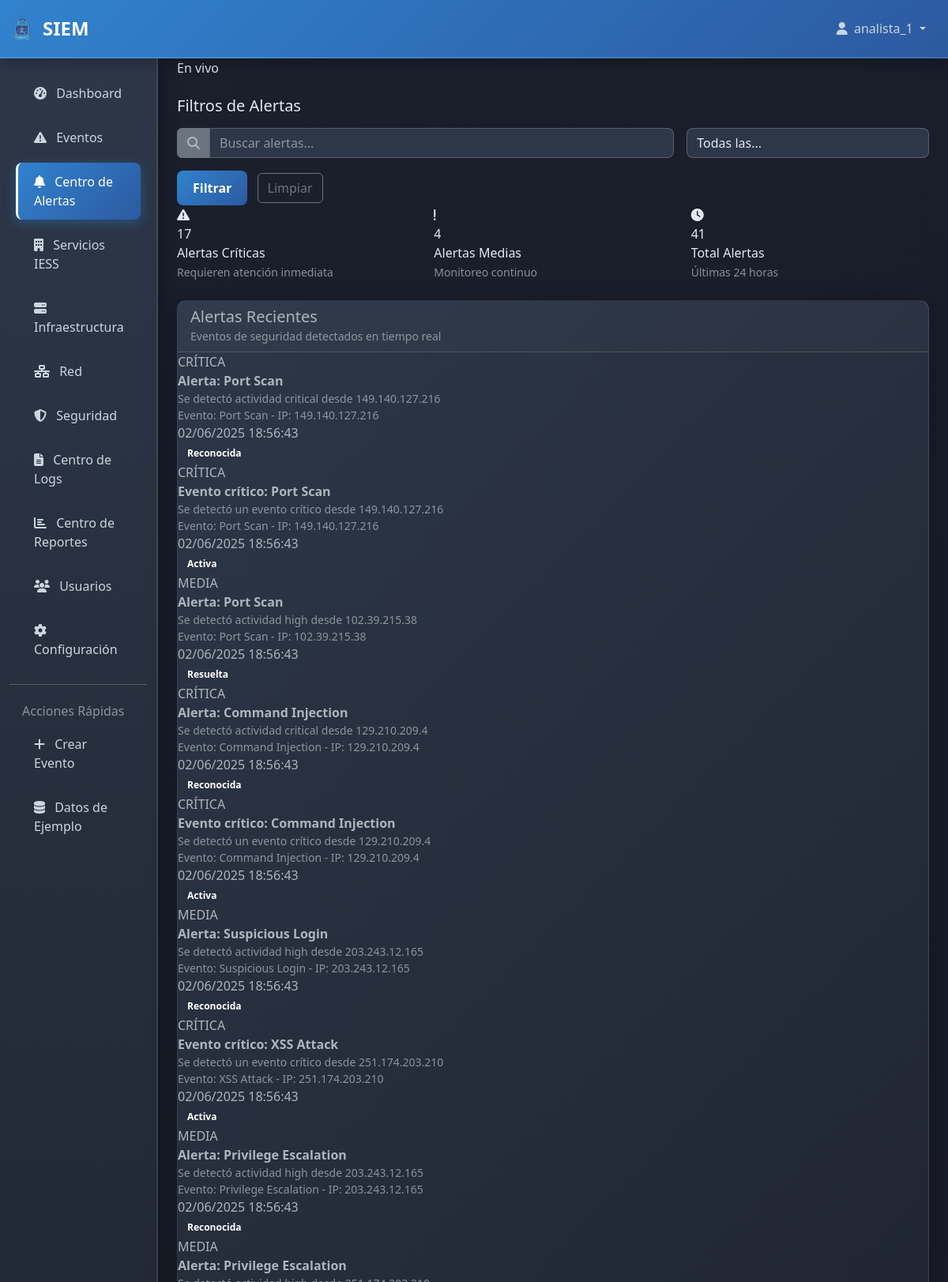
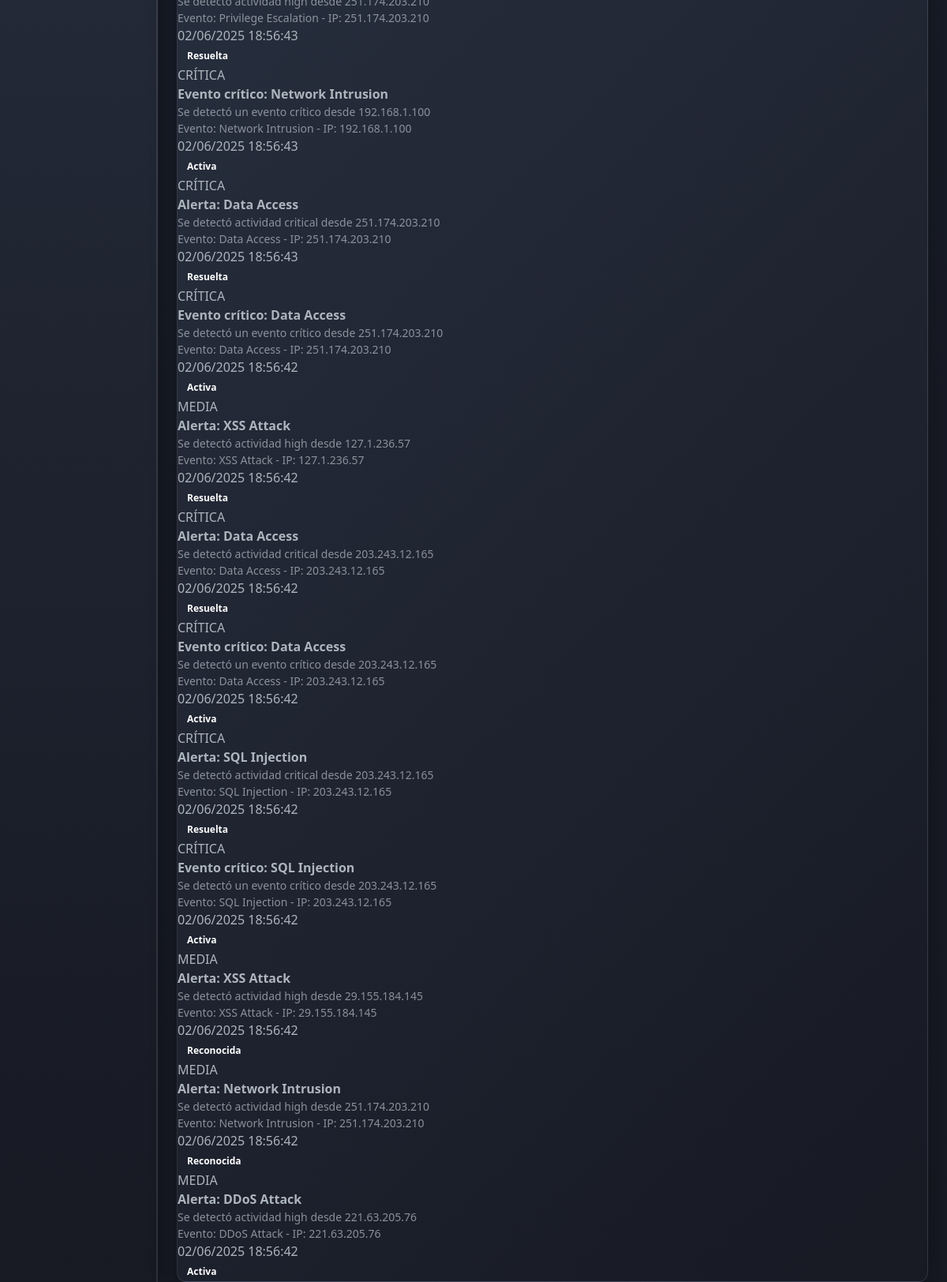
The page /alerts/ (signed in) on the database its author committed (2 pictures, top to bottom).
### siem_app/models.py (models this page shows, shortened)
class Alert(models.Model):
    ALERT_TYPE_CHOICES = [
        ('critical', 'Crítica'),
        ('medium', 'Media'),
        ('low', 'Baja'),
        ('info', 'Información'),
    ]
    STATE_CHOICES = [
        ('active', 'Activa'),
        ('acknowledged', 'Reconocida'),
        ('resolved', 'Resuelta'),
        ('false_positive', 'Falso Positivo'),
    ]
    title = models.CharField(max_length=200)
    description = models.TextField()
    alert_type = models.CharField(max_length=20, choices=ALERT_TYPE_CHOICES)
    state = models.CharField(max_length=20, choices=STATE_CHOICES, default='active')
    event = models.ForeignKey(SecurityEvent, on_delete=models.CASCADE, related_name='alerts')
    assigned_to = models.ForeignKey(User, on_delete=models.SET_NULL, null=True, blank=True)
    created_at = models.DateTimeField(auto_now_add=True)
    updated_at = models.DateTimeField(auto_now=True)
    acknowledged_at = models.DateTimeField(null=True, blank=True)
    resolved_at = models.DateTimeField(null=True, blank=True)
    class Meta:
        ordering = ['-created_at']

class SecurityEvent(models.Model):
    SEVERITY_CHOICES = [
        ('info', 'Información'),
        ('low', 'Baja'),
        ('medium', 'Media'),
        ('high', 'Alta'),
        ('critical', 'Crítica'),
    ]
    CATEGORY_CHOICES = [
        ('authentication_failure', 'Fallo de Autenticación'),
        ('data_exfiltration', 'Exfiltración de Datos'),
        ('intrusion_attempt', 'Intento de Intrusión'),
        ('malware_detection', 'Detección de Malware'),
        ('network_anomaly', 'Anomalía de Red'),
        ('suspicious_activity', 'Actividad Sospechosa'),
        ('privilege_escalation', 'Escalación de Privilegios'),
        ('ddos_attack', 'Ataque DDoS'),
        ('sql_injection', 'Inyección SQL'),
        ('xss_attack', 'Ataque XSS'),
    ]
    STATE_CHOICES = [
        ('new', 'Nuevo'),
        ('investigating', 'Investigando'),
        ('resolved', 'Resuelto'),
        ('false_positive', 'Falso Positivo'),
        ('closed', 'Cerrado'),
    ]
    timestamp = models.DateTimeField(default=timezone.now, db_index=True)
    event_type = models.CharField(max_length=100)
    source_ip = models.GenericIPAddressField()
    destination_ip = models.GenericIPAddressField(null=True, blank=True)
    source_port = models.IntegerField(null=True, blank=True)
    destination_port = models.IntegerField(null=True, blank=True)
    protocol = models.CharField(max_length=20, default='TCP')
    category = models.CharField(max_length=50, choices=CATEGORY_CHOICES)
    severity = models.CharField(max_length=20, choices=SEVERITY_CHOICES, db_index=True)
    state = models.CharField(max_length=20, choices=STATE_CHOICES, default='new', db_index=True)
    assigned_to = models.ForeignKey(User, on_delete=models.SET_NULL, null=True, blank=True)
    description = models.TextField()
    raw_data = models.JSONField(default=dict, blank=True)
    created_at = models.DateTimeField(auto_now_add=True)
    updated_at = models.DateTimeField(auto_now=True)
    class Meta:
        ordering = ['-timestamp']
        indexes = [
            models.Index(fields=['timestamp', 'severity']),
            models.Index(fields=['source_ip', 'timestamp']),
            models.Index(fields=['category', 'state']),
        ]

### siem_app/views.py (the view)
# urls.py: path('alerts/', views.alerts_center_view, name='alerts_center'),
@login_required
def alerts_center_view(request):
    search_query = request.GET.get('search', '')
    alert_type_filter = request.GET.get('type', '')
    alerts = Alert.objects.select_related('event', 'assigned_to').all()
    if search_query:
        alerts = alerts.filter(
            Q(title__icontains=search_query) |
            Q(description__icontains=search_query)
        )
    if alert_type_filter:
        alerts = alerts.filter(alert_type=alert_type_filter)
    critical_alerts_count = Alert.objects.filter(alert_type='critical', state='active').count()
    medium_alerts_count = Alert.objects.filter(alert_type='medium', state='active').count()
    total_alerts_count = Alert.objects.filter(created_at__gte=timezone.now() - timedelta(hours=24)).count()
    recent_alerts = alerts.order_by('-created_at')[:20]
    context = {
        'alerts': recent_alerts,
        'critical_alerts_count': critical_alerts_count,
        'medium_alerts_count': medium_alerts_count,
        'total_alerts_count': total_alerts_count,
        'search_query': search_query,
        'alert_type_filter': alert_type_filter,
        'alert_types': Alert.ALERT_TYPE_CHOICES,
    }
    return render(request, 'siem_app/alerts_center.html', context)

### templates/siem_app/alerts_center.html (shortened to what this page needs)
{% extends 'base.html' %}
{% block content %}
<div class="d-flex justify-content-between align-items-center mb-4">
    <div class="real-time-indicator">
        En vivo
    </div>
</div>
<div class="filter-section">
    <h5 class="mb-3">Filtros de Alertas</h5>
    <form method="get" class="row g-3">
        <div class="col-md-8">
            <div class="input-group">
                <span class="input-group-text bg-secondary border-secondary">
                    <i class="fas fa-search"></i>
                </span>
                <input type="text" name="search" class="form-control" placeholder="Buscar alertas..." value="{{ search_query }}">
            </div>
        </div>
        <div class="col-md-4">
            <select name="type" class="form-select">
                <option value="">Todas las...</option>
            </select>
        </div>
        <div class="col-12">
            <button type="submit" class="btn btn-primary me-2">Filtrar</button>
            <a href="{% url 'alerts_center' %}" class="btn btn-outline-secondary">Limpiar</a>
        </div>
    </form>
</div>
<div class="row mb-4">
    <div class="col-md-4">
        <div class="metric-card danger">
            <div class="metric-icon">
                <i class="fas fa-exclamation-triangle"></i>
            </div>
            <div class="metric-value">{{ critical_alerts_count }}</div>
            <div class="metric-label">Alertas Críticas</div>
            <small class="text-muted">Requieren atención inmediata</small>
        </div>
    </div>
    <div class="col-md-4">
        <div class="metric-card warning">
            <div class="metric-icon">
                <i class="fas fa-exclamation"></i>
            </div>
            <div class="metric-value">{{ medium_alerts_count }}</div>
            <div class="metric-label">Alertas Medias</div>
            <small class="text-muted">Monitoreo continuo</small>
        </div>
    </div>
    <div class="col-md-4">
        <div class="metric-card">
            <div class="metric-icon">
                <i class="fas fa-clock"></i>
            </div>
            <div class="metric-value">{{ total_alerts_count }}</div>
            <div class="metric-label">Total Alertas</div>
            <small class="text-muted">Últimas 24 horas</small>
        </div>
    </div>
</div>
<div class="card">
    <div class="card-header">
        <h5 class="mb-0">Alertas Recientes</h5>
        <small class="text-muted">Eventos de seguridad detectados en tiempo real</small>
    </div>
    <div class="card-body p-0">
        {% if alerts %}
            {% for alert in alerts %}
            <div class="log-entry">
                <div class="log-level {{ alert.alert_type|upper }}">
                    {{ alert.get_alert_type_display|upper }}
                </div>
                <div class="log-message">
                    <strong>{{ alert.title }}</strong>
                    <div class="text-muted small">{{ alert.description }}</div>
                    <div class="text-muted small">
                        Evento: {{ alert.event.event_type }} - IP: {{ alert.event.source_ip }}
                    </div>
                </div>
                <div class="log-timestamp">
                    {{ alert.created_at|date:"d/m/Y H:i:s" }}
                </div>
                <div>
                    <span class="badge bg-{{ alert.get_alert_type_display|lower }}">{{ alert.get_state_display }}</span>
                </div>
            </div>
            {% endfor %}
        {% else %}
            <div class="text-center text-muted py-5">
                <i class="fas fa-shield-alt fa-3x mb-3"></i>
                <h5>No hay alertas activas</h5>
                <p>El sistema está funcionando normalmente</p>
            </div>
        {% endif %}
    </div>
</div>
{% endblock %}

### templates/base.html (shortened to what this page needs)
{% load static %}
<!DOCTYPE html>
<html lang="es" data-bs-theme="dark">
<head>
    <title>{% block title %}SIEM {% endblock %} {% load static %}</title>
    <link href="https://cdn.jsdelivr.net/npm/bootstrap@5.3.0/dist/css/bootstrap.min.css" rel="stylesheet">
    <link href="https://cdnjs.cloudflare.com/ajax/libs/font-awesome/6.4.0/css/all.min.css" rel="stylesheet">
</head>
<body>
    <nav class="navbar navbar-expand-lg navbar-dark">
        <div class="container-fluid">
            <a class="navbar-brand d-flex align-items-center" href="{% url 'dashboard' %}">
                <img src="{% static 'imagenes/SIEM.png' %}" alt="SIEM IESS Logo" style="height: 32px; width: 32px; border-radius: 50%; margin-right: 10px;">
                SIEM
            </a>
            <div class="collapse navbar-collapse" id="navbarNav">
                <ul class="navbar-nav ms-auto">
                    {% if user.is_authenticated %}
                        <li class="nav-item dropdown">
                            <a class="nav-link dropdown-toggle" href="#" role="button" data-bs-toggle="dropdown">
                                <i class="fas fa-user me-1"></i>
                                {{ user.get_full_name|default:user.username }}
                            </a>
                        </li>
                    {% endif %}
                </ul>
            </div>
        </div>
    </nav>
    <div class="container-fluid">
        <div class="row">
            {% if user.is_authenticated %}
            <nav class="col-md-3 col-lg-2 d-md-block sidebar collapse">
                <div class="position-sticky pt-3">
                    <ul class="nav flex-column">
                        <li class="nav-item">
                            <a class="nav-link {% if request.resolver_match.url_name == 'dashboard' %}active{% endif %}"
                               href="{% url 'dashboard' %}">
                                <i class="fas fa-tachometer-alt me-2"></i>
                                Dashboard
                            </a>
                        </li>
                        <li class="nav-item">
                            <a class="nav-link {% if request.resolver_match.url_name == 'events' %}active{% endif %}"
                               href="{% url 'events' %}">
                                <i class="fas fa-exclamation-triangle me-2"></i>
                                Eventos
                            </a>
                        </li>
                        <li class="nav-item">
                            <a class="nav-link {% if request.resolver_match.url_name == 'alerts_center' %}active{% endif %}"
                               href="{% url 'alerts_center' %}">
                                <i class="fas fa-bell me-2"></i>
                                Centro de Alertas
                            </a>
                        </li>
                        <li class="nav-item">
                            <a class="nav-link {% if request.resolver_match.url_name == 'iess_services' %}active{% endif %}"
                               href="{% url 'iess_services' %}">
                                <i class="fas fa-building me-2"></i>
                                Servicios IESS
                            </a>
                        </li>
                        <li class="nav-item">
                            <a class="nav-link {% if request.resolver_match.url_name == 'infrastructure' %}active{% endif %}"
                               href="{% url 'infrastructure' %}">
                                <i class="fas fa-server me-2"></i>
                                Infraestructura
                            </a>
                        </li>
                        <li class="nav-item">
                            <a class="nav-link {% if request.resolver_match.url_name == 'network' %}active{% endif %}"
                               href="{% url 'network' %}">
                                <i class="fas fa-network-wired me-2"></i>
                                Red
                            </a>
                        </li>
                        <li class="nav-item">
                            <a class="nav-link {% if request.resolver_match.url_name == 'security' %}active{% endif %}"
                               href="{% url 'security' %}">
                                <i class="fas fa-shield-alt me-2"></i>
                                Seguridad
                            </a>
                        </li>
                        <li class="nav-item">
                            <a class="nav-link {% if request.resolver_match.url_name == 'logs_center' %}active{% endif %}"
                               href="{% url 'logs_center' %}">
                                <i class="fas fa-file-alt me-2"></i>
                                Centro de Logs
                            </a>
                        </li>
                        <li class="nav-item">
                            <a class="nav-link {% if request.resolver_match.url_name == 'reports_center' %}active{% endif %}"
                               href="{% url 'reports_center' %}">
                                <i class="fas fa-chart-bar me-2"></i>
                                Centro de Reportes
                            </a>
                        </li>
                        <li class="nav-item">
                            <a class="nav-link {% if request.resolver_match.url_name == 'users' %}active{% endif %}"
                               href="{% url 'users' %}">
                                <i class="fas fa-users me-2"></i>
                                Usuarios
                            </a>
                        </li>
                        <li class="nav-item">
                            <a class="nav-link {% if request.resolver_match.url_name == 'configuration' %}active{% endif %}"
                               href="{% url 'configuration' %}">
                                <i class="fas fa-cog me-2"></i>
                                Configuración
                            </a>
                        </li>
                    </ul>
                    <hr class="my-3">
                    <h6 class="sidebar-heading d-flex justify-content-between align-items-center px-3 mt-4 mb-1 text-muted">
                        <span>Acciones Rápidas</span>
                    </h6>
                    <ul class="nav flex-column mb-2">
                        <li class="nav-item">
                            <a class="nav-link" href="{% url 'manual_data_entry' %}">
                                <i class="fas fa-plus me-2"></i>
                                Crear Evento
                            </a>
                        </li>
                        <li class="nav-item">
                            <a class="nav-link" href="{% url 'create_sample_data' %}">
                                <i class="fas fa-database me-2"></i>
                                Datos de Ejemplo
                            </a>
                        </li>
                    </ul>
                </div>
            </nav>
            {% endif %}
            <main class="col-md-9 ms-sm-auto col-lg-10 px-md-4 main-content">
                <div class="fade-in">
                    {% block content %}{% endblock %}
                </div>
            </main>
        </div>
    </div>
</body>
</html>

### rows shown on the page
Alert: alert_type "CRÍTICA", title "Alerta: Port Scan", description "Se detectó actividad critical desde 149.140.127.216", event.event_type "Port Scan", event.source_ip "149.140.127.216", created_at "02/06/2025 18:56:43", state "Reconocida"
Alert: alert_type "CRÍTICA", title "Evento crítico: Port Scan", description "Se detectó un evento crítico desde 149.140.127.216", event.event_type "Port Scan", event.source_ip "149.140.127.216", created_at "02/06/2025 18:56:43", state "Activa"
Alert: alert_type "MEDIA", title "Alerta: Port Scan", description "Se detectó actividad high desde 102.39.215.38", event.event_type "Port Scan", event.source_ip "102.39.215.38", created_at "02/06/2025 18:56:43", state "Resuelta"
Alert: alert_type "CRÍTICA", title "Alerta: Command Injection", description "Se detectó actividad critical desde 129.210.209.4", event.event_type "Command Injection", event.source_ip "129.210.209.4", created_at "02/06/2025 18:56:43", state "Reconocida"
Alert: alert_type "CRÍTICA", title "Evento crítico: Command Injection", description "Se detectó un evento crítico desde 129.210.209.4", event.event_type "Command Injection", event.source_ip "129.210.209.4", created_at "02/06/2025 18:56:43", state "Activa"
Alert: alert_type "MEDIA", title "Alerta: Suspicious Login", description "Se detectó actividad high desde 203.243.12.165", event.event_type "Suspicious Login", event.source_ip "203.243.12.165", created_at "02/06/2025 18:56:43", state "Reconocida"
Alert: alert_type "CRÍTICA", title "Evento crítico: XSS Attack", description "Se detectó un evento crítico desde 251.174.203.210", event.event_type "XSS Attack", event.source_ip "251.174.203.210", created_at "02/06/2025 18:56:43", state "Activa"
Alert: alert_type "MEDIA", title "Alerta: Privilege Escalation", description "Se detectó actividad high desde 203.243.12.165", event.event_type "Privilege Escalation", event.source_ip "203.243.12.165", created_at "02/06/2025 18:56:43", state "Reconocida"
Alert: alert_type "MEDIA", title "Alerta: Privilege Escalation", description "Se detectó actividad high desde 251.174.203.210", event.event_type "Privilege Escalation", event.source_ip "251.174.203.210", created_at "02/06/2025 18:56:43", state "Resuelta"
Alert: alert_type "CRÍTICA", title "Evento crítico: Network Intrusion", description "Se detectó un evento crítico desde 192.168.1.100", event.event_type "Network Intrusion", event.source_ip "192.168.1.100", created_at "02/06/2025 18:56:43", state "Activa"
Alert: alert_type "CRÍTICA", title "Alerta: Data Access", description "Se detectó actividad critical desde 251.174.203.210", event.event_type "Data Access", event.source_ip "251.174.203.210", created_at "02/06/2025 18:56:43", state "Resuelta"
Alert: alert_type "CRÍTICA", title "Evento crítico: Data Access", description "Se detectó un evento crítico desde 251.174.203.210", event.event_type "Data Access", event.source_ip "251.174.203.210", created_at "02/06/2025 18:56:42", state "Activa"
Alert: alert_type "MEDIA", title "Alerta: XSS Attack", description "Se detectó actividad high desde 127.1.236.57", event.event_type "XSS Attack", event.source_ip "127.1.236.57", created_at "02/06/2025 18:56:42", state "Resuelta"
Alert: alert_type "CRÍTICA", title "Alerta: Data Access", description "Se detectó actividad critical desde 203.243.12.165", event.event_type "Data Access", event.source_ip "203.243.12.165", created_at "02/06/2025 18:56:42", state "Resuelta"
Alert: alert_type "CRÍTICA", title "Evento crítico: Data Access", description "Se detectó un evento crítico desde 203.243.12.165", event.event_type "Data Access", event.source_ip "203.243.12.165", created_at "02/06/2025 18:56:42", state "Activa"
Alert: alert_type "CRÍTICA", title "Alerta: SQL Injection", description "Se detectó actividad critical desde 203.243.12.165", event.event_type "SQL Injection", event.source_ip "203.243.12.165", created_at "02/06/2025 18:56:42", state "Resuelta"
Alert: alert_type "CRÍTICA", title "Evento crítico: SQL Injection", description "Se detectó un evento crítico desde 203.243.12.165", event.event_type "SQL Injection", event.source_ip "203.243.12.165", created_at "02/06/2025 18:56:42", state "Activa"
Alert: alert_type "MEDIA", title "Alerta: XSS Attack", description "Se detectó actividad high desde 29.155.184.145", event.event_type "XSS Attack", event.source_ip "29.155.184.145", created_at "02/06/2025 18:56:42", state "Reconocida"
Alert: alert_type "MEDIA", title "Alerta: Network Intrusion", description "Se detectó actividad high desde 251.174.203.210", event.event_type "Network Intrusion", event.source_ip "251.174.203.210", created_at "02/06/2025 18:56:42", state "Reconocida"
Alert: alert_type "MEDIA", title "Alerta: DDoS Attack", description "Se detectó actividad high desde 221.63.205.76", event.event_type "DDoS Attack", event.source_ip "221.63.205.76", created_at "02/06/2025 18:56:42", state "Activa"

### other values the page prints
{{ user.get_full_name|default:user.username }} "analista_1"
{{ critical_alerts_count }} "17"
{{ medium_alerts_count }} "4"
{{ total_alerts_count }} "41"
